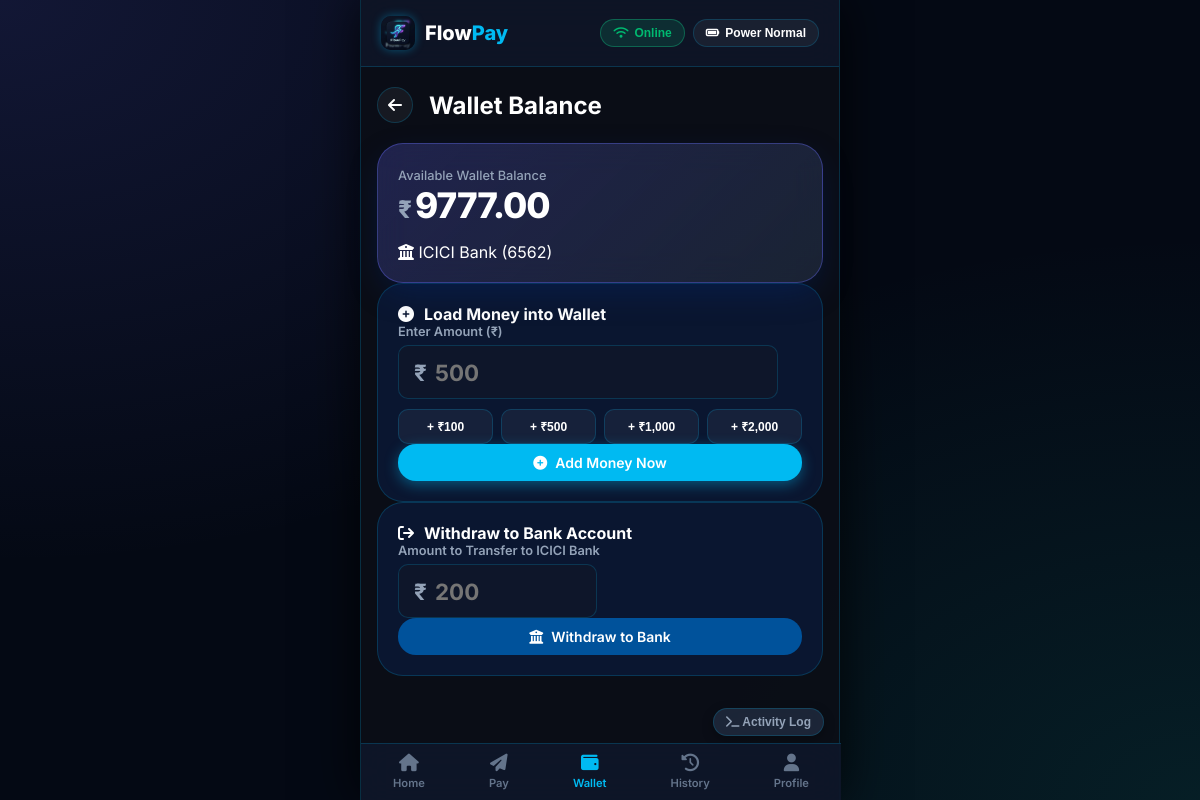
/wallet (signed in), run on the app's committed database.
### tables this page shows
CREATE TABLE user_profile (
            id INTEGER PRIMARY KEY DEFAULT 1,
            name TEXT,
            phone TEXT,
            upi_id TEXT,
            bank_name TEXT,
            account_number TEXT,
            ifsc TEXT,
            pin TEXT,
            balance REAL,
            offline_limit REAL,
            offline_limit_remaining REAL,
            is_online INTEGER DEFAULT 1,
            is_low_battery INTEGER DEFAULT 0
        );

### app.py (the view)
@app.route('/wallet')
def wallet():
    user = get_user_data()
    return render_template('wallet.html', user=user)

### app.py (called while the page is built)
def get_db_connection():
    conn = sqlite3.connect(DATABASE_FILE)
    conn.row_factory = sqlite3.Row
    return conn

def get_user_data():
    conn = get_db_connection()
    user = conn.cursor().execute('SELECT * FROM user_profile WHERE id = 1').fetchone()
    conn.close()
    return dict(user) if user else None

@app.before_request
def check_auth():
    allowed_routes = ['login', 'static', 'api_login']
    if not session.get('authenticated') and request.endpoint not in allowed_routes:
        return redirect(url_for('login'))

### templates/wallet.html (shortened to what this page needs)
{% extends "base.html" %}
{% block content %}
<div class="page-wrapper">
    <div class="page-header">
        <a href="{{ url_for('index') }}" class="back-btn"><i class="fa-solid fa-arrow-left"></i></a>
        <h2>Wallet Balance</h2>
    </div>
    <div class="balance-card gradient-primary mb-4">
        <span class="card-label">Available Wallet Balance</span>
        <div class="balance-amount">
            <span class="currency">₹</span>{{ "%.2f"|format(user.balance) }}
        </div>
        <div class="bank-sub-info">
            <i class="fa-solid fa-building-columns"></i> {{ user.bank_name }} ({{ user.account_number[-4:] }})
        </div>
    </div>
    <div class="card form-card mb-4">
        <div class="card-title">
            <i class="fa-solid fa-circle-plus text-primary"></i>
            <h3>Load Money into Wallet</h3>
        </div>
        <form id="add-money-form" class="mt-3">
            <div class="form-group">
                <label for="add-amount">Enter Amount (₹)</label>
                <div class="currency-input-wrapper">
                    <span class="prefix">₹</span>
                    <input type="number" id="add-amount" min="1" step="1" placeholder="500" required class="form-control lg-input">
                </div>
            </div>
            <div class="quick-chip-row">
                <button type="button" class="chip-btn" onclick="setAddAmount(100)">+ ₹100</button>
                <button type="button" class="chip-btn" onclick="setAddAmount(500)">+ ₹500</button>
                <button type="button" class="chip-btn" onclick="setAddAmount(1000)">+ ₹1,000</button>
                <button type="button" class="chip-btn" onclick="setAddAmount(2000)">+ ₹2,000</button>
            </div>
            <button type="submit" class="btn btn-primary w-100 mt-3">
                <i class="fa-solid fa-plus-circle"></i> Add Money Now
            </button>
        </form>
    </div>
    <div class="card form-card">
        <div class="card-title">
            <i class="fa-solid fa-arrow-right-from-bracket text-warning"></i>
            <h3>Withdraw to Bank Account</h3>
        </div>
        <form id="withdraw-money-form" class="mt-3">
            <div class="form-group">
                <label for="withdraw-amount">Amount to Transfer to {{ user.bank_name }}</label>
                <div class="currency-input-wrapper">
                    <span class="prefix">₹</span>
                    <input type="number" id="withdraw-amount" min="1" max="{{ user.balance }}" step="1" placeholder="200" required class="form-control lg-input">
                </div>
            </div>
            <button type="submit" class="btn btn-secondary w-100 mt-3">
                <i class="fa-solid fa-building-columns"></i> Withdraw to Bank
            </button>
        </form>
    </div>
</div>
{% endblock %}

### static/css/style.css (style rules this page uses)
:root { --bg-main: #040914; --bg-card: rgba(11, 25, 54, 0.85); --bg-card-hover: rgba(18, 38, 77, 0.95); --border-color: rgba(0, 186, 242, 0.2); --primary: #00BAF2; --primary-dark: #002970; --primary-hover: #00A3D9; --primary-glow: rgba(0, 186, 242, 0.4); --paytm-blue: #002E6E; --paytm-cyan: #00BAF2; --paytm-light-blue: #E8F8FD; --paytm-gold: #FFB400; --secondary: #00529B; --secondary-hover: #003B70; --accent: #FFB400; --danger: #EF4444; --success: #00B970; --warning: #F59E0B; --info: #00BAF2; --text-main: #FFFFFF; --text-secondary: #94A3B8; --text-muted: #64748B; --font-family: 'Inter', system-ui, -apple-system, sans-serif; --radius-sm: 10px; --radius-md: 18px; --radius-lg: 26px; --radius-full: 9999px; --shadow-card: 0 12px 32px -5px rgba(0, 41, 112, 0.4); --backdrop-blur: blur(16px); }
* { margin: 0; padding: 0; box-sizing: border-box; }
body { font-family: var(--font-family); background-color: var(--bg-main); background-image: radial-gradient(at 0% 0%, rgba(99, 102, 241, 0.15) 0px, transparent 50%), radial-gradient(at 100% 100%, rgba(20, 184, 166, 0.12) 0px, transparent 50%); background-attachment: fixed; color: var(--text-main); min-height: 100vh; display: flex; justify-content: center; align-items: flex-start; padding: 0; overflow-x: hidden; }
.balance-card { background: var(--bg-card); backdrop-filter: var(--backdrop-blur); border: 1px solid var(--border-color); border-radius: var(--radius-lg); padding: 20px; box-shadow: var(--shadow-card); position: relative; overflow: hidden; }
.balance-card.gradient-primary { background: linear-gradient(135deg, rgba(99, 102, 241, 0.25) 0%, rgba(30, 41, 59, 0.8) 100%); border-color: rgba(99, 102, 241, 0.4); }
.card-label { font-size: 0.8rem; color: var(--text-secondary); font-weight: 500; }
.balance-amount { font-size: 2.2rem; font-weight: 800; letter-spacing: -1px; margin-bottom: 16px; }
.balance-amount .currency { font-size: 1.5rem; color: var(--text-secondary); margin-right: 4px; }
.btn { padding: 10px 18px; border-radius: var(--radius-md); border: none; font-family: inherit; font-size: 0.875rem; font-weight: 600; cursor: pointer; display: inline-flex; align-items: center; justify-content: center; gap: 8px; text-decoration: none; transition: all 0.2s ease; }
.btn-primary { background: var(--primary); color: #fff; box-shadow: 0 4px 14px var(--primary-glow); }
.btn-secondary { background: var(--secondary); color: #fff; }
.w-100 { width: 100%; }
.card { background: var(--bg-card); border: 1px solid var(--border-color); border-radius: var(--radius-lg); padding: 20px; }
.card-title { display: flex; align-items: center; gap: 10px; }
.card-title h3 { font-size: 1rem; font-weight: 700; }
.form-group { display: flex; flex-direction: column; gap: 6px; }
.form-group label { font-size: 0.8rem; color: var(--text-secondary); font-weight: 600; }
.form-control { background: rgba(15, 23, 42, 0.8); border: 1px solid var(--border-color); border-radius: var(--radius-sm); padding: 12px 14px; color: var(--text-main); font-family: inherit; font-size: 0.9rem; outline: none; transition: border-color 0.2s ease; }
.currency-input-wrapper { position: relative; display: flex; align-items: center; }
.currency-input-wrapper .prefix { position: absolute; left: 16px; font-size: 1.4rem; font-weight: 700; color: var(--text-secondary); }
.lg-input { padding-left: 36px; font-size: 1.4rem; font-weight: 700; height: 54px; }
.quick-chip-row { display: flex; gap: 8px; margin-top: 10px; }
.chip-btn { flex: 1; background: rgba(255, 255, 255, 0.05); border: 1px solid var(--border-color); color: var(--text-main); padding: 8px; border-radius: var(--radius-sm); font-size: 0.75rem; font-weight: 600; cursor: pointer; }
.page-wrapper { display: flex; flex-direction: column; }
.page-header { display: flex; align-items: center; gap: 16px; margin-bottom: 20px; }
.back-btn { width: 36px; height: 36px; border-radius: var(--radius-full); background: rgba(255, 255, 255, 0.05); border: 1px solid var(--border-color); display: flex; align-items: center; justify-content: center; color: var(--text-main); text-decoration: none; }

### data on the page
user_profile: balance "9777.00", bank_name "ICICI Bank", account_number "6562"
